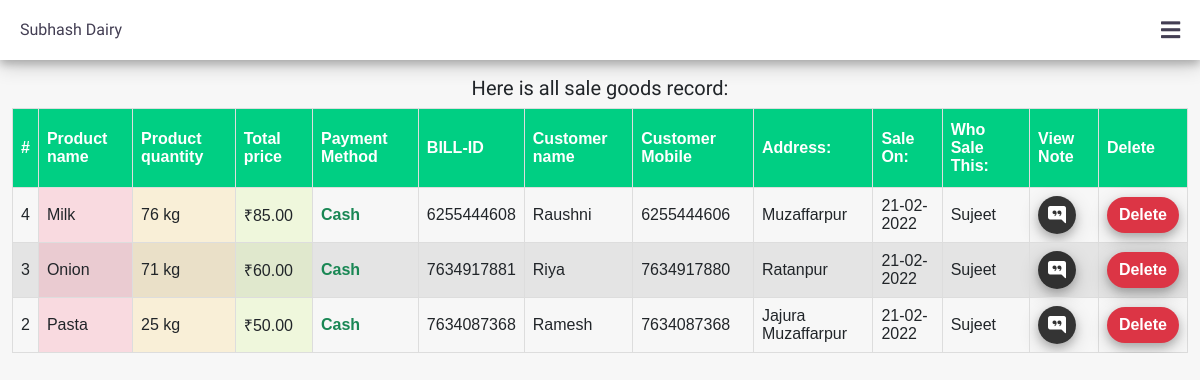
The page /admin/view-sale-product-rec.php (signed in) on the database its author committed.
### tables this page shows
CREATE TABLE `product_sale` (
  `sale_id` int(11) NOT NULL,
  `sale_customer` varchar(100) NOT NULL,
  `sale_customer_number` varchar(18) NOT NULL,
  `sale_product_name` mediumint(30) NOT NULL,
  `sale_method` varchar(30) NOT NULL,
  `sale_bill_id` varchar(100) NOT NULL COMMENT 'Make A bill I''d for customer',
  `sale_quantity` double NOT NULL,
  `sale_product_total_price` double NOT NULL,
  `sale_customer_address` varchar(255) NOT NULL,
  `sale_other_note` varchar(255) NOT NULL,
  `sale_date` varchar(30) NOT NULL,
  `sale_time` varchar(20) NOT NULL,
  `sale_month` varchar(20) NOT NULL,
  `sale_status` int(5) NOT NULL,
  `who_sale` int(30) NOT NULL
);

CREATE TABLE `product` (
  `product_id` int(11) NOT NULL,
  `product_name` varchar(100) NOT NULL,
  `product_status` int(5) NOT NULL,
  `product_added_on` varchar(30) NOT NULL,
  `product_purchase_price` double NOT NULL,
  `product_selling_price` double NOT NULL
);

CREATE TABLE `dairy_admin` (
  `ad_id` int(11) NOT NULL,
  `ad_phone` bigint(14) NOT NULL,
  `ad_name` varchar(30) NOT NULL,
  `ad_pass` varchar(255) NOT NULL,
  `ad_passcode` varchar(255) NOT NULL
);

### admin/inc/top-fun.php (called while the page is built, shortened)
<?php
function fetchSeleAlldata($conn){
  $sql ="SELECT * FROM `product_sale` INNER JOIN product ON product_sale.sale_product_name = product.product_id  INNER JOIN dairy_admin ON product_sale.who_sale = dairy_admin.ad_id order by sale_id DESC";
  $run =mysqli_query($conn,$sql);
  $row =array();
  if (mysqli_num_rows($run) >0) {
    while ($data=mysqli_fetch_assoc($run)){
      $row[] =$data;
    }
    return $row;
  }
}
?>

### admin/view-sale-product-rec.php (the view)
<?php
require("inc/header.php");
$sdata =fetchSeleAlldata($conn);
?>
<section class="record-of-purchased-product">
  <div class="container-fluid ">
    <div class="text-center mt-3 special-font">
      <h5> Here is all sale goods record:</h5>
    </div>
    <div class=" ">
      <div class="table-responsive">
    <table class="customers" id="product">
  <thead >
    <tr>
      <th scope="col" class="serial">#</th>
      <th scope="col">Product name</th>
      <th scope="col">Product quantity</th>
      <th scope="col">Total price</th>
      <th scope="col">Payment Method</th>
      <th scope="col">BILL-ID</th>
      <th scope="col">Customer name</th>
      <th scope="col">Customer Mobile</th>
      <th scope="col">Address:</th>
      <th scope="col">Sale On:</th>
      <th scope="col">Who Sale This:</th>
      <th scope="col">View Note</th>
      <th scope="col">Delete</th>
    </tr>
  </thead>
   <tbody >
     <?php
      foreach($sdata as $list) {
        ?>
        <tr>
       <td scope="row"><?php echo $list['sale_id']; ?></td>
       <td scope="row" class="tbl-col3"><?php echo $list['product_name']; ?> </td>
       <td scope="row" class="tbl-col4"><?php echo $list['sale_quantity'].' kg'; ?> </td>
       <td scope="row" class="tbl-col2"><?php echo   "₹".number_format($list['sale_product_total_price'],"2"); ?> </td>
       <td scope="row"><?php if($list['sale_method'] =="Credit"){echo "<span class='text-danger fw-bold'> Credit</span>";}else {echo "<span class='text-success fw-bold'> Cash</span>";} ?> </td>
       <td scope="row"><?php echo $list['sale_bill_id']; ?> </td>
       <td scope="row"><?php echo $list['sale_customer']; ?> </td>
       <td scope="row"><?php echo $list['sale_customer_number']; ?> </td>
       <td scope="row"><?php echo $list['sale_customer_address']; ?> </td>
       <td scope="row"><?php echo $list['sale_date']; ?> </td>
       <td scope="row"><?php echo $list['ad_name']; ?> </td>
       <td scope="row"><i class="bi bi-chat-right-quote-fill showsale-note e-btn" data-salenote="<?php if($list['sale_other_note'] ==''){ echo 'Not Have Any Note'; }else { echo $list['sale_other_note']; } ?>"></i></td>
       <td scope="row"> <button class="btn btn-danger" id="dltsale-data" data-idofrec="<?php echo $list['sale_id']; ?>"> Delete</button> </td>
     </tr>
        <?php
      }
       ?>
   </tbody>
</table>
         </div>
    </div>
  </div>
</section>
<?php
require("inc/footer.php");
?>

### admin/admin-css/style.css (style rules this page uses)
:root { --trans: transparent; --fewtran:rgba(250,250,250,0.25); --primary:#fff; --red:rgb(255,81,82); --black:rgba(0,0,0,0.939); --blue:#2827CC; --blue-5:rgba(40,39,204,0.898); --hvrbg:rgb(71,247,238); --primary-text:rgb(67,62,83); --smoothblack:rgba(0,0,0,0.79); --somothyellow:#F4BE2C; --grydimigo:linear-gradient(rgba(236,0,140,0.902),#fc6767); --grybest:linear-gradient(47deg,rgb(29,196,255) ,rgba(135,236,0,0.724)); --cbox-shadow: 0 4px 8px 0 rgba(0, 0, 0, 0.2), 0 6px 20px 0 rgba(0, 0, 0, 0.19); }
* { padding: 0; margin: 0; box-sizing: border-box; }
.btn { border: none; outline: none; border-radius: 30px; box-shadow: 0 4px 8px 0 rgba(0, 0, 0, 0.2), 0 6px 20px 0 rgba(0, 0, 0, 0.19); font-weight: 800; cursor: pointer; transition: all .23s ease-in-out,all .25s ease-in-out; }
.e-btn { border: none; outline: none; background: var(--smoothblack); color: #fff; border-radius: 50%; padding: 10px; width: 38px; height: 38px; font-size: 18px; font-weight: 680; display: flex; align-items: center; justify-content: center; box-shadow: 0 4px 8px 0 rgba(0, 0, 0, 0.2), 0 6px 20px 0 rgba(0, 0, 0, 0.19); cursor: pointer; transition: all 0.3s ease-in-out; }
body { background: #f7f7f7fd; font-family: 'Poppins', sans-serif; }
.customers { font-family: Arial, Helvetica, sans-serif; border-collapse: collapse; width: 100%; }
.customers td, .customers th { border: 1px solid #ddd; padding: 8px; transition: all 1.3s; }
.customers tr:nth-child(even) { background-color:rgb(228,228,228); }
.customers th { padding-top: 12px; padding-bottom: 12px; text-align: left; background-color: rgb(0,207,131); color: white; }
.tbl-col2 { background: rgba(203,245,109,0.2); }
.tbl-col3 { background: rgba(255, 99, 132, 0.2); }
.tbl-col4 { background: rgba(255, 206, 86, 0.2); }
::placeholder { color: var(--primary-text); font-weight: 620; }
.special-font { font-family: 'Mochiy Pop P One', sans-serif; }
@media screen and (min-width: 680px) { .table-responsive { max-height: 1000px; } }

### rows shown on the page
product_sale: sale_id "4", product.product_name "Milk", sale_quantity "76", sale_product_total_price "85.00", sale_method "Cash", sale_bill "6255444608", sale_customer "Raushni", sale_customer_number "6255444606", sale_customer_address "Muzaffarpur", sale_date "21-02-2022", dairy_admin.ad_name "Sujeet"
product_sale: sale_id "3", product.product_name "Onion", sale_quantity "71", sale_product_total_price "60.00", sale_method "Cash", sale_bill "7634917881", sale_customer "Riya", sale_customer_number "7634917880", sale_customer_address "Ratanpur", sale_date "21-02-2022", dairy_admin.ad_name "Sujeet"
product_sale: sale_id "2", product.product_name "Pasta", sale_quantity "25", sale_product_total_price "50.00", sale_method "Cash", sale_bill "7634087368", sale_customer "Ramesh", sale_customer_number "7634087368", sale_customer_address "Jajura Muzaffarpur", sale_date "21-02-2022", dairy_admin.ad_name "Sujeet"

### other values the page prints
$webname "Subhash Dairy"
